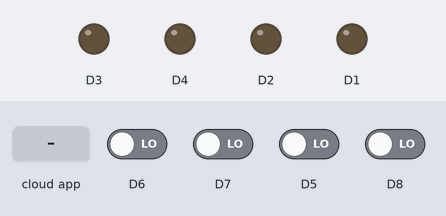
Simulated run of this sketch. Board: ESP8266 (NodeMCU). Parts: output pins drawn as LEDs (lit = HIGH). Dashed ring = blinking. Inputs (shaded band) come from the test bench; at power-on: D5–8 LOW. WiFi joins after 1.5 s; servers stay silent unless stated; what the sketch prints to the serial monitor is not drawn.

Above: at 2.7 s.
2.8 s: D6 driven HIGH
At 2.95 s:
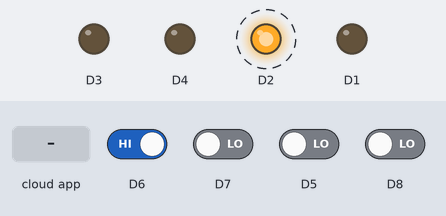
5.8 s: D5 driven HIGH
At 5.95 s:
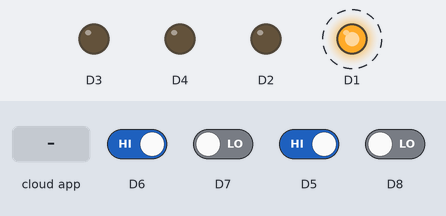
8.8 s: the phone or cloud app sets led2 to 1
At 8.96 s:
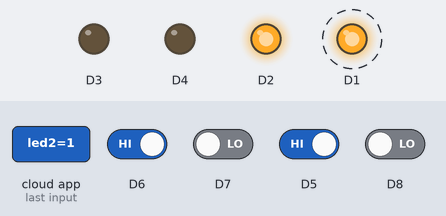
11.8 s: the phone or cloud app sets led3 to 1
At 11.96 s:
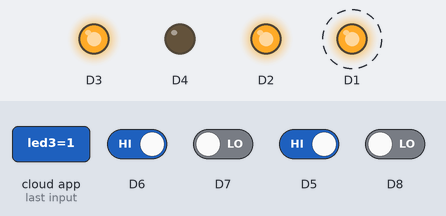
14.8 s: the phone or cloud app sets led4 to 1
At 14.97 s:
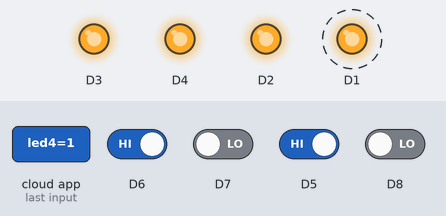
17.8 s: the phone or cloud app sets led2 to 0
At 17.98 s:
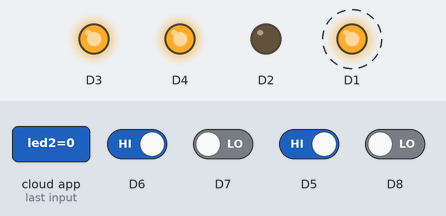
Timing chart, 0 to 21.8 s (numbered marks = the images above; inputs shaded):
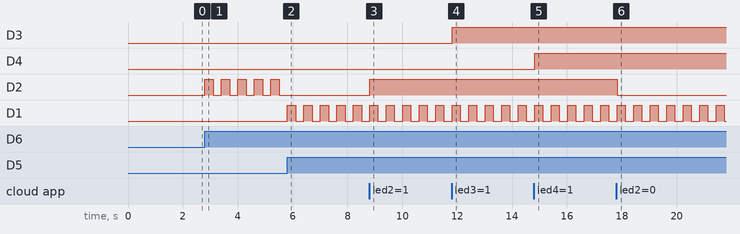

Measured:
- after the input at 2.8 s, D2: alternates HIGH for 0.30 s and LOW for 0.30 s, starting at once
- after the input at 5.8 s, D2: stops changing and stays LOW; D1: alternates HIGH for 0.30 s and LOW for 0.30 s, starting at once
- after the input at 8.8 s, D2: LOW → HIGH at once
- after the input at 11.8 s, D3: LOW → HIGH at once
- after the input at 14.8 s, D4: LOW → HIGH at once
- after the input at 17.8 s, D2: HIGH → LOW at once

The sketch:

internet_switch_touchpad.ino
```cpp
#define _DISABLE_TLS_
#define _DEBUG_
#define THINGER_SERVER "serverIP" //Enter your thinger server ip address

#include <SPI.h>
#include <ESP8266WiFi.h>
#include <ThingerWifi.h>
#include <DNSServer.h>
#include <ESP8266WebServer.h>
#include <WiFiManager.h>
#define USERNAME "username" //Enter username
#define DEVICE_ID "deviceID"  //Enter device ID
#define DEVICE_CREDENTIAL "deviceCredential"  //Enter device credentials


ThingerWifi thing(USERNAME, DEVICE_ID, DEVICE_CREDENTIAL);

void setup() {
  pinMode(D1, OUTPUT);
  pinMode(D2, OUTPUT);
  pinMode(D3, OUTPUT);
  pinMode(D4, OUTPUT);
  pinMode(D5, INPUT);
  pinMode(D6, INPUT);
  pinMode(D7, INPUT);
  pinMode(D8, INPUT);
  Serial.begin(115200);
  WiFiManager wifiManager;
  wifiManager.autoConnect("Smart-Device");
  Serial.println("connected...yeey!)");

  // digital pin control example (i.e. turning on/off a light, a relay, configuring a parameter, etc)

  //Device 1
  thing["led1"] << [](pson & in) {
    if (in.is_empty()) {
      in = (bool) digitalRead(D1);
    }
    else {
      digitalWrite(D1, in ? HIGH : LOW);
    }
  };
  //Device 2
  thing["led2"] << [](pson & in) {
    if (in.is_empty()) {
      in = (bool) digitalRead(D2);
    }
    else {
      digitalWrite(D2, in ? HIGH : LOW);
    }
  };
  //Device 3
  thing["led3"] << [](pson & in) {
    if (in.is_empty()) {
      in = (bool) digitalRead(D3);
    }
    else {
      digitalWrite(D3, in ? HIGH : LOW);
    }
  };
  //Device 4
  thing["led4"] << [](pson & in) {
    if (in.is_empty()) {
      in = (bool) digitalRead(D4);
    }
    else {
      digitalWrite(D4, in ? HIGH : LOW);
    }
  };

  // resource output example (i.e. reading a sensor value)
  thing["millis"] >> outputValue(millis());
  // more details at http://docs.thinger.io/arduino/
}

void loop() {
  thing.handle();
  dec();
  if(digitalRead(D5)==1 || digitalRead(D6)==1 || digitalRead(D7)==1 || digitalRead(D8)==1) delay(300);
}

void dec(){
  if(digitalRead(D5)== 1)
    digitalWrite(D1,!digitalRead(D1));
  else if(digitalRead(D6)== 1)
    digitalWrite(D2,!digitalRead(D2));
  else if(digitalRead(D7)== 1)
    digitalWrite(D3,!digitalRead(D3));
  else if(digitalRead(D8)== 1)
    digitalWrite(D4,!digitalRead(D4));
}
```
